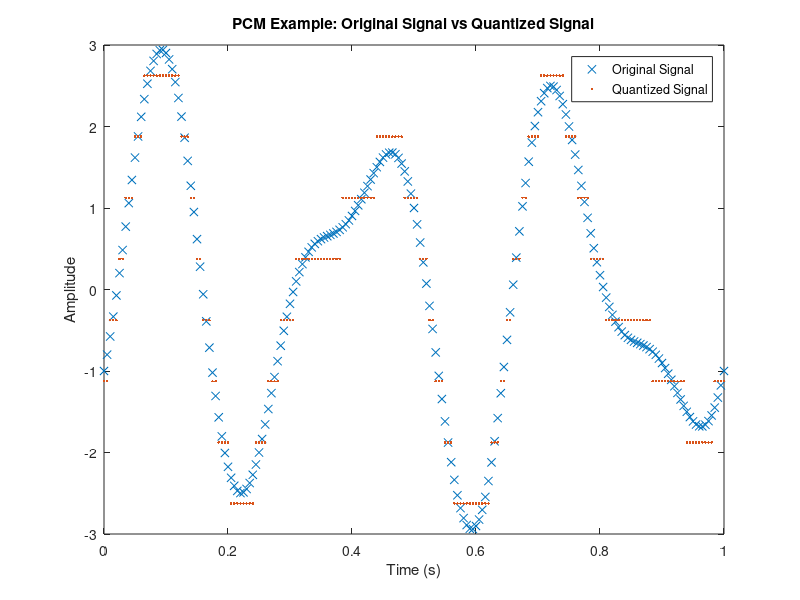

This figure's MATLAB source:
% Pulse Code Modulation (PCM) Example

% Step 1: Define the Original Signal (already sampled)
t = 0:0.005:1; % Time vector from 0 to 1 with a step of 0.005 seconds
sig = 2*sin(2*pi*3*t) - cos(2*pi*5*t); % Original signal: combination of sine and cosine waves

% Step 2: Quantization Parameters
Num_Bits = 3; % Number of bits used for quantization
Num_Levels = 2^Num_Bits; % Number of quantization levels
Xsc = 3; % Signal scaling factor (determines the range of quantization)
A = 2 * Xsc / Num_Levels; % Quantization step size

% Step 3: Define the Quantization Partitions and Codebook
partition = -Xsc + A : A : Xsc - A; % Partition boundaries between quantization levels
codebook = -Xsc + A/2 : A : Xsc; % Quantized values corresponding to each partition

% Apply quantization to the original signal
[index, quants] = quantiz(sig, partition, codebook); % Quantize the signal, returning the index and quantized values

% Step 4: Plot the Original and Quantized Signals
figure;
plot(t, sig, 'x', t, quants, '.'); % Plot original signal vs quantized signal
legend('Original Signal', 'Quantized Signal'); % Add legend to the plot
title('PCM Example: Original Signal vs Quantized Signal'); % Add title to the plot
xlabel('Time (s)'); % Label x-axis
ylabel('Amplitude'); % Label y-axis
